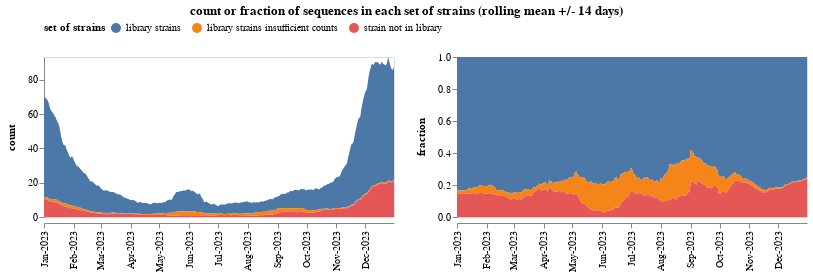

Notebook code cell kept with this figure:
### Markdown cell above
Plot number of strains in each group as a function of date:

### Code cell
# we create an integer days columns so we can impute missing days
grouped_counts_by_date = (
    filtered_counts_by_date
    .assign(
        set_of_strains=lambda x: x["variant"].map(
            lambda v: (
                "library strains"
                if v not in {INSUFFICIENT_COUNTS, NOT_IN_LIBRARY}
                else v
            ),
        )
    )
    .groupby(["set_of_strains", "date"], as_index=False)
    .aggregate({"sequences": "sum"})
)

grouped_counts_by_date_chart = (
    alt.Chart(grouped_counts_by_date)
    .transform_window(
        count="mean(sequences)",
        groupby=["set_of_strains"],
        frame=[-plot_window_frame_days, plot_window_frame_days],
    )
    .transform_joinaggregate(total_count="sum(count)", groupby=["date"])
    .transform_calculate(fraction=alt.datum.count / alt.datum.total_count)
    .transform_fold(
        fold=["count", "fraction"],
        as_=["statistic", "count_or_fraction"],
    )
    .encode(
        alt.X("date", title=None, axis=alt.Axis(grid=False, format="%b-%Y", labelAngle=-90)),
        alt.Y(
            "count_or_fraction:Q",
            axis=alt.Axis(grid=False),
            title=None,
            scale=alt.Scale(nice=False)
        ),
        alt.Fill(
            "set_of_strains",
            title="set of strains",
            legend=alt.Legend(orient="top", labelLimit=500, titleOrient="left"),
        ),
        alt.Column(
            "statistic:N",
            title=None,
            header=alt.Header(orient="left", labelFontStyle="bold", labelFontSize=11)
        ),
        tooltip=[
            "set_of_strains",
            "date",
            "statistic:N",
            alt.Tooltip("count_or_fraction:Q", format=".2f"),
        ],
    )
    .mark_area()
    .properties(
        width=350,
        height=160,
        title=alt.TitleParams(
            (
                "count or fraction of sequences in each set of strains "
                f"(rolling mean +/- {plot_window_frame_days} days)"
            ),
            anchor="middle",
        )
    )
    .resolve_scale(y="independent")
)

grouped_counts_by_date_chart

### Figure 1 — Vega-Lite specification as saved in the notebook (floating-point values rounded to 4 significant figures; data arrays with more than 128 entries replaced by an {"elided": "..."} marker saying what was removed)
{"config": {"view": {"continuousWidth": 300, "continuousHeight": 300}}, "data": {"name": "data-e2d9efb321b40e19da63dd3312c8673d"}, "mark": {"type": "area"}, "encoding": {"column": {"field": "statistic", "header": {"labelFontSize": 11, "labelFontStyle": "bold", "orient": "left"}, "title": null, "type": "nominal"}, "fill": {"field": "set_of_strains", "legend": {"labelLimit": 500, "orient": "top", "titleOrient": "left"}, "title": "set of strains", "type": "nominal"}, "tooltip": [{"field": "set_of_strains", "type": "nominal"}, {"field": "date", "type": "temporal"}, {"field": "statistic", "type": "nominal"}, {"field": "count_or_fraction", "format": ".2f", "type": "quantitative"}], "x": {"axis": {"format": "%b-%Y", "grid": false, "labelAngle": -90}, "field": "date", "title": null, "type": "temporal"}, "y": {"axis": {"grid": false}, "field": "count_or_fraction", "scale": {"nice": false}, "title": null, "type": "quantitative"}}, "height": 160, "resolve": {"scale": {"y": "independent"}}, "title": {"text": "count or fraction of sequences in each set of strains (rolling mean +/- 14 days)", "anchor": "middle"}, "transform": [{"window": [{"op": "mean", "field": "sequences", "as": "count"}], "frame": [-14, 14], "groupby": ["set_of_strains"]}, {"joinaggregate": [{"op": "sum", "field": "count", "as": "total_count"}], "groupby": ["date"]}, {"calculate": "(datum.count / datum.total_count)", "as": "fraction"}, {"fold": ["count", "fraction"], "as": ["statistic", "count_or_fraction"]}], "width": 350, "$schema": "https://vega.github.io/schema/vega-lite/v5.20.1.json", "datasets": {"data-e2d9efb321b40e19da63dd3312c8673d": {"elided": "1092 records"}}}
